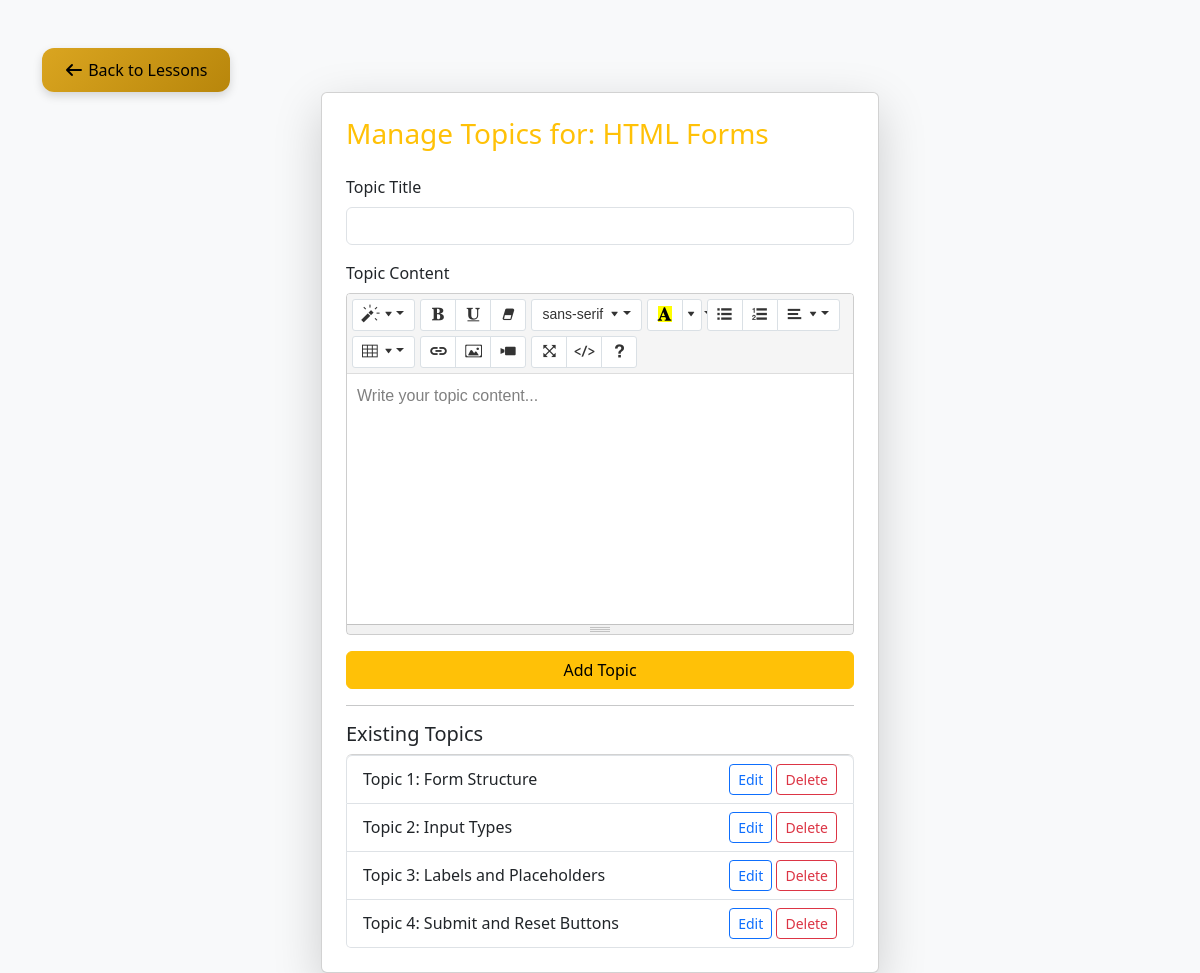
/dashboard/admin_dashboard/add_topic.php?lesson_id=82, run on the app's committed database.
### tables this page shows
CREATE TABLE `lessons` (
  `lesson_id` int(11) NOT NULL,
  `course_id` int(11) NOT NULL,
  `lesson_title` varchar(255) NOT NULL,
  `lesson_description` text NOT NULL,
  `content` text DEFAULT NULL,
  `file` varchar(255) NOT NULL,
  `module_id` int(11) DEFAULT NULL
);

CREATE TABLE `lesson_topics` (
  `topic_id` int(11) NOT NULL,
  `lesson_id` int(11) NOT NULL,
  `topic_title` varchar(255) NOT NULL,
  `topic_content` longtext NOT NULL,
  `topic_order` int(11) NOT NULL DEFAULT 1
);

### dashboard/admin_dashboard/add_topic.php (the view, shortened to what this page needs)
<?php
include("../../config/db_conn.php");
if (isset($_GET['lesson_id'])) {
  $lesson_id_value = $_GET['lesson_id'];
  $lesson_id = intval($lesson_id_value);
} else {
  $lesson_id = 0;
}
$lesson = mysqli_fetch_assoc(mysqli_query($conn, "SELECT * FROM lessons WHERE lesson_id = $lesson_id"));
?>
<!DOCTYPE html>
<html lang="en">
<head>
  <link href="../../css/bootstrap.min.css" rel="stylesheet">
  <link href="../../fontawesome-free-7.1.0-web/css/all.min.css" rel="stylesheet">
  <link href="../../summernote/summernote-lite.min.css" rel="stylesheet">
</head>
<body class="bg-light">
<div class="container mt-5">
          <button class="back-btn" onclick="window.location.href='lessons.php?course_id=<?= $lesson['course_id'] ?>'">
            <i class="fa-solid fa-arrow-left"></i> Back to Lessons
          </button>
  <div class="card shadow-lg p-4 w-50 mx-auto">
    <h3 class="text-warning mb-4">Manage Topics for: <?= htmlspecialchars($lesson['lesson_title']) ?></h3>
    <form id="topicForm" enctype="multipart/form-data">
      <div class="mb-3">
        <label class="form-label">Topic Title</label>
        <input type="text" name="topic_title" class="form-control" required>
      </div>
      <div class="mb-3">
        <label class="form-label">Topic Content</label>
      </div>
      <button type="submit" class="btn btn-warning w-100">Add Topic</button>
    </form>
    <hr>
    <h5>Existing Topics</h5>
    <ul class="list-group">
      <?php
      $topics = mysqli_query($conn, "SELECT * FROM lesson_topics WHERE lesson_id = $lesson_id ORDER BY topic_order ASC");
      while ($t = mysqli_fetch_assoc($topics)) {
        echo "<li class='list-group-item d-flex justify-content-between align-items-center'>
          <span>" . htmlspecialchars($t['topic_title']) . "</span>
          <div>
            <button class='btn btn-sm btn-outline-primary edit-topic-btn'
                    data-id='{$t['topic_id']}'
                    data-title='" . htmlspecialchars($t['topic_title'], ENT_QUOTES) . "'
                    data-content='" . htmlspecialchars($t['topic_content'], ENT_QUOTES) . "'>
              Edit
            </button>
            <button class='btn btn-sm btn-outline-danger delete-topic-btn'
                    data-id='{$t['topic_id']}' data-lesson='{$lesson_id}'>Delete</button>
          </div>
        </li>";
      }
      ?>
    </ul>
  </div>
</div>
</body>
</html>

### dashboard/admin_dashboard/add_topic.php (style rules this page uses)
.back-btn { background: linear-gradient(135deg, #daa520, #b8860b); border: none; border-radius: 12px; padding: 10px 22px; cursor: pointer; box-shadow: 0 4px 10px rgba(0, 0, 0, 0.15); transition: all 0.3s ease; display: inline-block; }

### data on the page
lessons: lesson_title "HTML Forms"
lesson_topics: topic_title "Topic 1: Form Structure"
lesson_topics: topic_title "Topic 2: Input Types"
lesson_topics: topic_title "Topic 3: Labels and Placeholders"
lesson_topics: topic_title "Topic 4: Submit and Reset Buttons"
